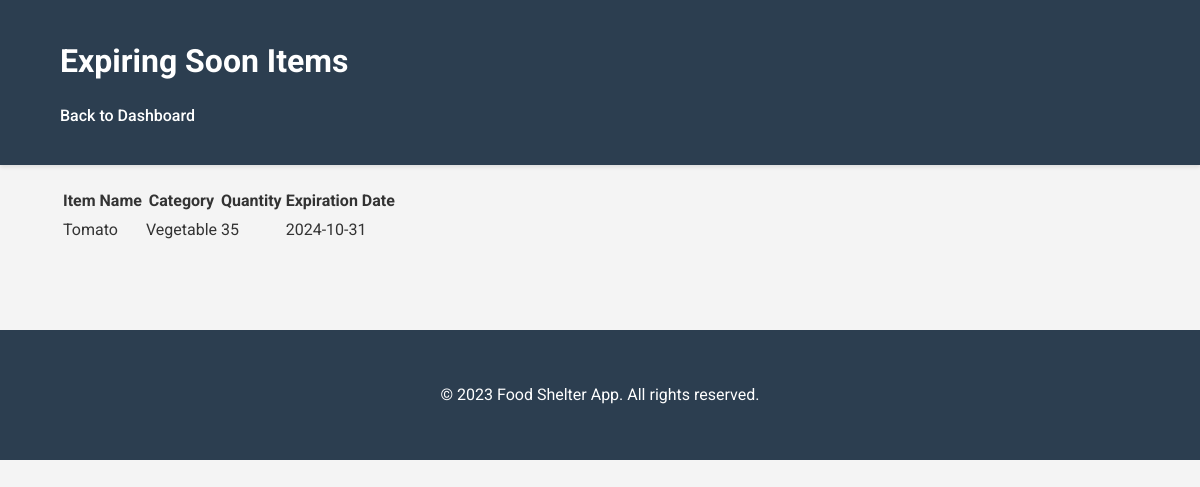
The app's page /expiring_soon (signed in) with its own data.
### app.py (models this page shows)
class FoodStock(db.Model):
    id = db.Column(db.Integer, primary_key=True)
    item_name = db.Column(db.String(100), nullable=False)
    quantity = db.Column(db.Integer, nullable=False)
    category = db.Column(db.String(50), nullable=False)
    expiration_date = db.Column(db.Date, nullable=True)
    minimum_stock = db.Column(db.Integer, default=0)
    unit = db.Column(db.String(20), nullable=False)
    user_id = db.Column(db.Integer, db.ForeignKey('user.id'), nullable=False)

### app.py (the view)
@app.route('/expiring_soon')
@login_required
def expiring_soon():
    today = datetime.now().date()
    expiring_items = FoodStock.query.filter(
        FoodStock.user_id == current_user.id,
        FoodStock.expiration_date.isnot(None),
        FoodStock.expiration_date <= today + timedelta(days=7)
    ).order_by(FoodStock.expiration_date).all()
    return render_template('expiring_soon.html', expiring_items=expiring_items)

### app.py (called while the page is built)
@login_manager.user_loader
def load_user(user_id):
    return db.session.get(User, int(user_id))

### templates/expiring_soon.html (shortened to what this page needs)
<!DOCTYPE html>
<html lang="en">
<head>
    <link rel="stylesheet" href="{{ url_for('static', filename='css/style.css') }}">
</head>
<body>
    <header class="header">
        <div class="container">
            <h1>Expiring Soon Items</h1>
            <nav>
                <a href="{{ url_for('dashboard') }}" class="nav-link">Back to Dashboard</a>
            </nav>
        </div>
    </header>
    <main class="container">
        <section class="expiring-soon-section">
            <table class="inventory-table">
                <thead>
                    <tr>
                        <th>Item Name</th>
                        <th>Category</th>
                        <th>Quantity</th>
                        <th>Expiration Date</th>
                    </tr>
                </thead>
                <tbody>
                    {% for item in expiring_items %}
                    <tr>
                        <td>{{ item.item_name }}</td>
                        <td>{{ item.category }}</td>
                        <td>{{ item.quantity }}</td>
                        <td>{{ item.expiration_date.strftime('%Y-%m-%d') }}</td>
                    </tr>
                    {% endfor %}
                </tbody>
            </table>
        </section>
    </main>
    <footer>
        <div class="container">
            <p>&copy; 2023 Food Shelter App. All rights reserved.</p>
        </div>
    </footer>
</body>
</html>

### static/css/style.css (style rules this page uses)
:root { --primary-color: #2c3e50; --secondary-color: #3498db; --background-color: #f4f4f4; --text-color: #333; --light-gray: #e0e0e0; --white: #ffffff; --sidebar-width: 250px; }
body { font-family: 'Roboto', sans-serif; line-height: 1.6; color: var(--text-color); background-color: var(--background-color); margin: 0; padding: 0; }
.container { width: 90%; max-width: 1200px; margin: 0 auto; padding: 20px; }
.header { background-color: var(--primary-color); color: var(--white); padding: 1rem 0; box-shadow: 0 2px 4px rgba(0, 0, 0, 0.1); }
.header h1 { margin: 0; font-size: 2rem; }
.header nav { margin-top: 1rem; }
.header nav a { color: var(--white); text-decoration: none; margin-right: 1rem; font-weight: 500; }
footer { background-color: var(--primary-color); color: var(--white); text-align: center; padding: 1rem 0; margin-top: 4rem; }

### records on screen
FoodStock: item_name "Tomato", category "Vegetable", quantity "35", expiration_date "2024-10-31"
